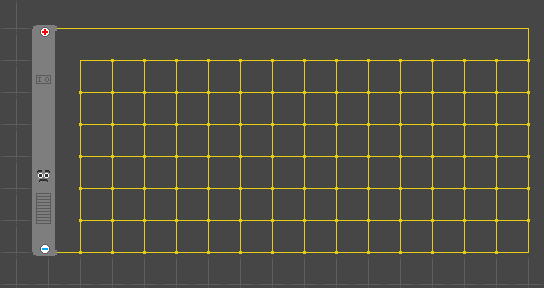

Rendered tile map (Tiled .tmx) drawn with the repository's tilesets; below, a short description and the map source with its tile grids summarised:
An orthogonal 17x9 tile map with 32x32 px tiles, 1 tile layer (Tile Layer 1).

<map version="1.0" orientation="orthogonal" renderorder="left-down" width="17" height="9" tilewidth="32" tileheight="32" nextobjectid="1">
 <tileset firstgid="1" name="tileset" tilewidth="32" tileheight="32" tilecount="1024" columns="32">
  <image source="tileset.png" width="1024" height="1024" />
 </tileset>
 <layer name="Tile Layer 1" width="17" height="9">
  <data>[153 cells, 153 non-empty, 17 distinct tile ids]</data>
 </layer>
</map>
